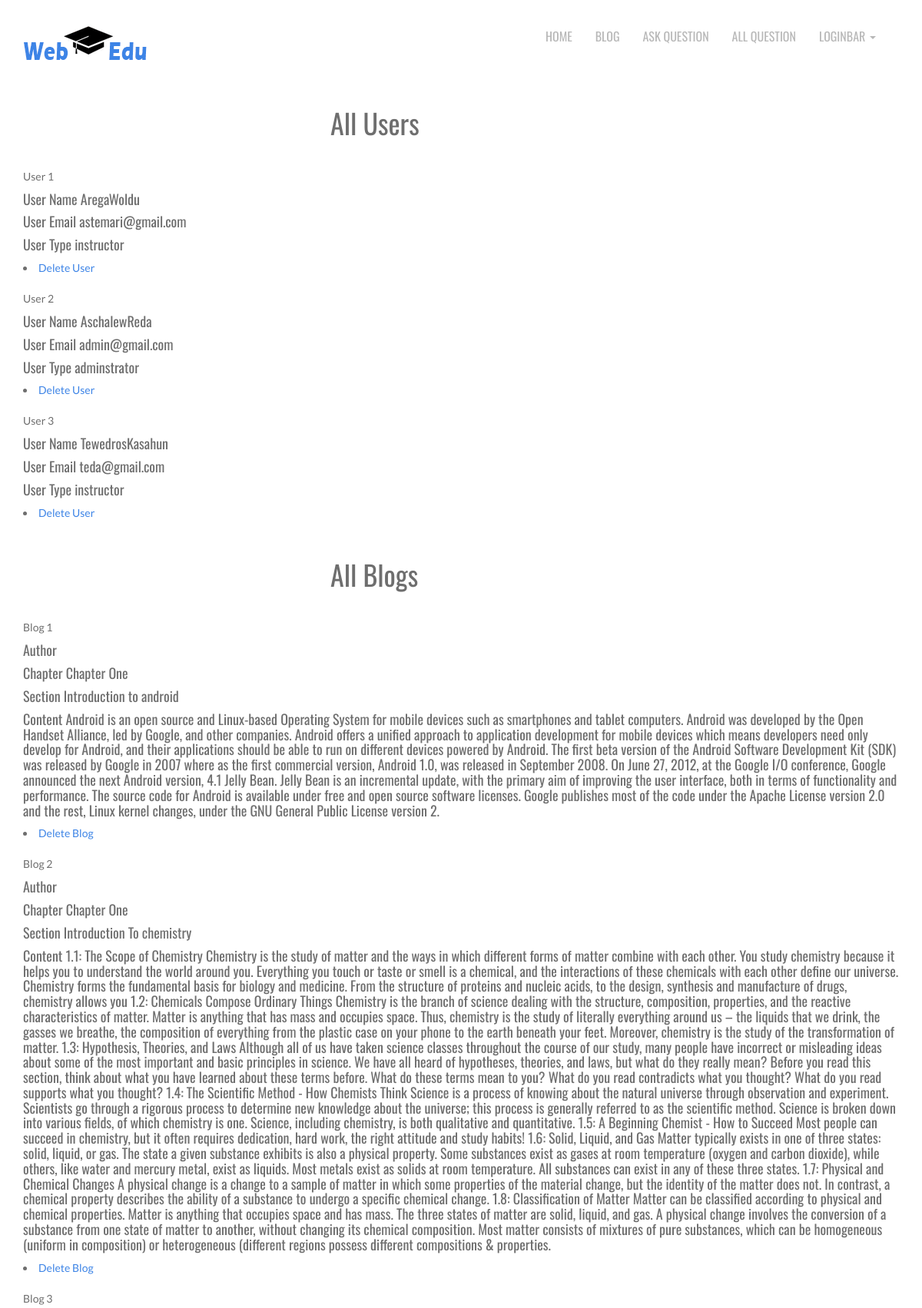
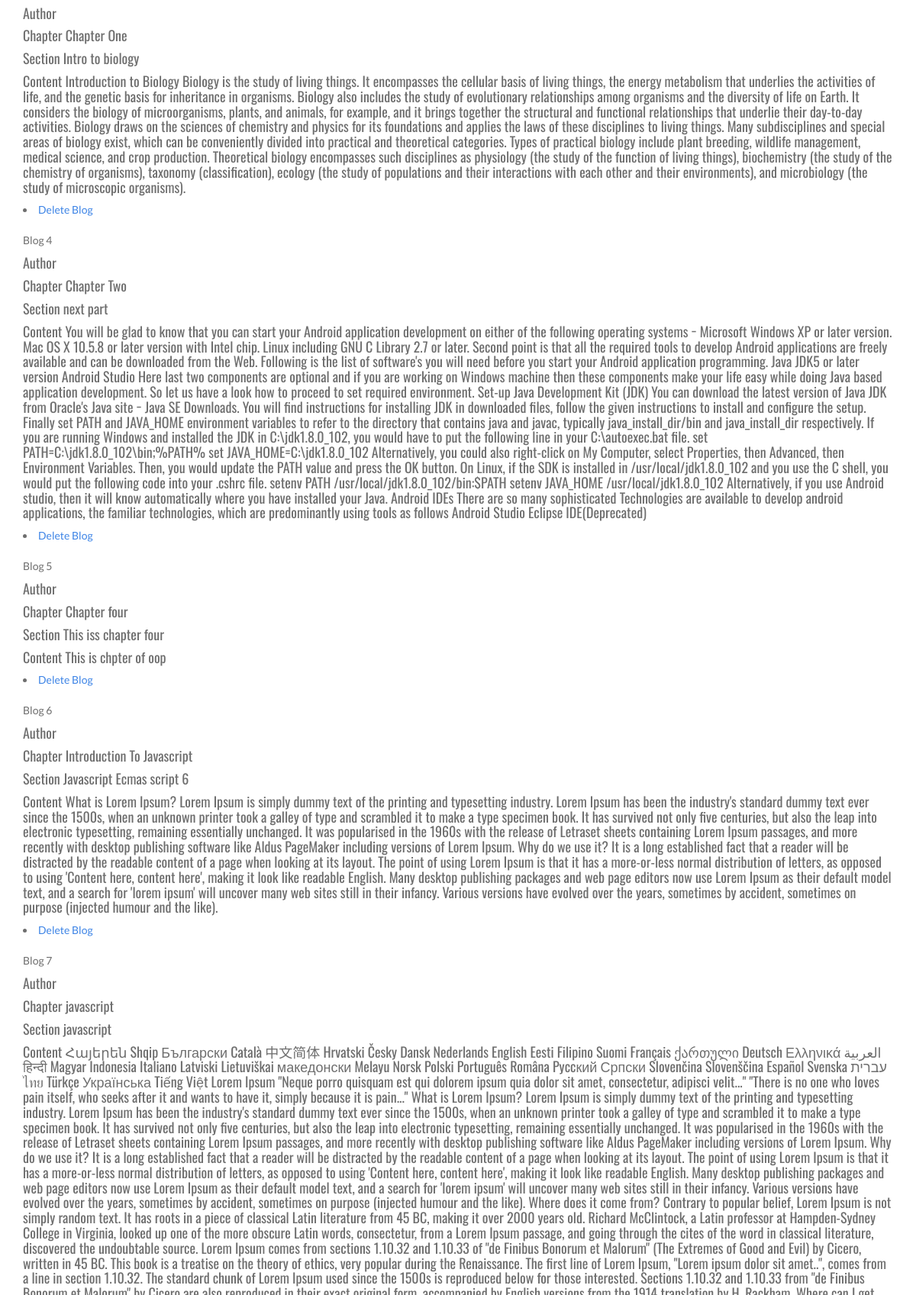
The page /admin (upper part) on the database its author committed (2 pictures, top to bottom).
### website/models.py (models this page shows)
class User(db.Model, UserMixin):
    id = db.Column(db.Integer, primary_key=True)
    email = db.Column(db.String(150), unique=True)
    password = db.Column(db.String(150))
    first_name = db.Column(db.String(150))
    last_name= db.Column(db.String(200))
    if type == "student":
        type = db.Column(db.String(20),default="student")
    elif type == "instructor":
        type = db.Column(db.String(20),default="instructor")
    elif type=="administrator":
        type = db.Column(db.String(20),default="administrator")
    else:
        type = db.Column(db.String(20),default="unknown")
    questions_asked = db.relationship(
        'Question',
        foreign_keys="Question.asked_by_id",
        backref='asker',
        lazy=True
        )
    answer_requested  = db.relationship(
        'Question',
        foreign_keys="Question.asked_to_id ",
        backref='instructor',
        lazy=True
        )

class Blog(db.Model):
    id = db.Column(db.Integer, primary_key=True)
    chapter = db.Column(db.String(20))
    section = db.Column(db.String(20))
    subject = db.Column(db.String(50))
    content = db.Column(db.Text)
    teacher = db.Column(db.String(34))

### website/views.py (the view, shortened to what this page needs)
@views.route('/admin',methods=['GET','POST'])
def admin():
    users = User.query.all()
    questions = Question.query.all()
    blogs = Blog.query.all()
    courses = Course.query.all()
    return render_template('admin.html',users=users,questions=questions,blogs=blogs,courses=courses)

### website/templates/admin.html (shortened to what this page needs)
{% extends 'base.html'%}
{% block body %}
<div class="container">
    <h1 style="margin-left: 400px;margin-bottom:40px;">All Users</h1>
    {% for user in users%}
         User  {{user.id}}
         <h4>User Name       {{user.first_name}}{{user.last_name}}</h4>
         <h4>User Email      {{user.email}}</h4>
         <h4>User Type     {{user.type}}</h4>
         <li ><a href="\delete\user\{{user.id}}">Delete User</a></li>
            <br>
    {% endfor %}
    <h1 style="margin-left: 400px;margin-bottom:40px;">All Blogs</h1>
    {% for blog  in blogs%}
         Blog {{blog.id}}
         <h4>Author      {{blog.author}}</h4>
         <h4>Chapter      {{blog.chapter|safe}}</h4>
         <h4>Section    {{blog.section|safe}}</h4>
         <h4>Content   {{blog.content|safe}}</h4>
         <li ><a href="\delete\blog\{{blog.id}}">Delete Blog</a></li>
            <br>
    {% endfor %}
    {% for question in questions%}
            <br>
    {% endfor %}
    {% for course in courses%}
            <br>
    {% endfor %}
</div>
{% endblock %}

### website/static/css/style.css (style rules this page uses)
body { font-family: 'Lato', sans-serif; font-weight: normal; color: #6E6E6E; }
h1, h2, h3, h4, h5, h6 { font-weight: normal; font-family: 'Oswald', sans-serif; }
h1, .h1, h2, .h2, h3, .h3 { margin-top: 30px; }
a { color:#3d84e6; }

### rows shown on the page
User: id "1", first_name "Arega", last_name "Woldu", email "astemari@gmail.com", type "instructor"
User: id "2", first_name "Aschalew", last_name "Reda", email "admin@gmail.com", type "adminstrator"
User: id "3", first_name "Tewedros", last_name "Kasahun", email "teda@gmail.com", type "instructor"
Blog: id "1", chapter "Chapter One", section "Introduction to android", content "Android is an open source and Linux-based Operating System for mobile devices such as smartphones and tablet computers. Android was developed by the Open Handset Alliance, led by Google, and other companies. Android offers a unified approach to application development for mobile devices which means developers need only develop for Android, and their applications should be able to run on different devices powered by Android. The first beta version of the Android Software Development Kit (SDK) was released by Google in 2007 where as the first commercial version, Android 1.0, was released in September 2008. On June 27, 2012, at the Google I/O conference, Google announced the next Android…"
Blog: id "2", chapter "Chapter One", section "Introduction To chemistry", content "1.1: The Scope of Chemistry Chemistry is the study of matter and the ways in which different forms of matter combine with each other. You study chemistry because it helps you to understand the world around you. Everything you touch or taste or smell is a chemical, and the interactions of these chemicals with each other define our universe. Chemistry forms the fundamental basis for biology and medicine. From the structure of proteins and nucleic acids, to the design, synthesis and manufacture of drugs, chemistry allows you 1.2: Chemicals Compose Ordinary Things Chemistry is the branch of science dealing with the structure, composition, properties, and the reactive characteristics of matter.…"
Blog: id "3", chapter "Chapter One", section "Intro to biology", content "Introduction to Biology Biology is the study of living things. It encompasses the cellular basis of living things, the energy metabolism that underlies the activities of life, and the genetic basis for inheritance in organisms. Biology also includes the study of evolutionary relationships among organisms and the diversity of life on Earth. It considers the biology of microorganisms, plants, and animals, for example, and it brings together the structural and functional relationships that underlie their day-to-day activities. Biology draws on the sciences of chemistry and physics for its foundations and applies the laws of these disciplines to living things. Many subdisciplines and special…"
Blog: id "4", chapter "Chapter Two", section "next part", content "You will be glad to know that you can start your Android application development on either of the following operating systems − Microsoft Windows XP or later version. Mac OS X 10.5.8 or later version with Intel chip. Linux including GNU C Library 2.7 or later. Second point is that all the required tools to develop Android applications are freely available and can be downloaded from the Web. Following is the list of software's you will need before you start your Android application programming. Java JDK5 or later version Android Studio Here last two components are optional and if you are working on Windows machine then these components make your life easy while doing Java based application…"
Blog: id "5", chapter "Chapter four", section "This iss chapter four", content "This is chpter of oop"
Blog: id "6", chapter "Introduction To Javascript", section "Javascript Ecmas script 6", content "What is Lorem Ipsum? Lorem Ipsum is simply dummy text of the printing and typesetting industry. Lorem Ipsum has been the industry's standard dummy text ever since the 1500s, when an unknown printer took a galley of type and scrambled it to make a type specimen book. It has survived not only five centuries, but also the leap into electronic typesetting, remaining essentially unchanged. It was popularised in the 1960s with the release of Letraset sheets containing Lorem Ipsum passages, and more recently with desktop publishing software like Aldus PageMaker including versions of Lorem Ipsum. Why do we use it? It is a long established fact that a reader will be distracted by the readable…"
Blog: id "7", chapter "javascript", section "javascript"
